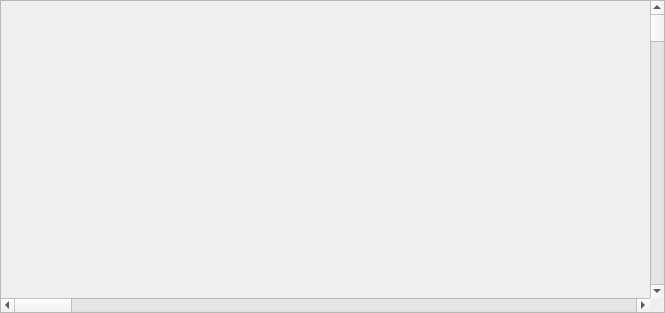
<?xml version="1.0" encoding="UTF-8"?>
<ui version="4.0">
 <class>CPatternView</class>
 <widget class="QWidget" name="CPatternView">
  <property name="geometry">
   <rect>
    <x>0</x>
    <y>0</y>
    <width>665</width>
    <height>313</height>
   </rect>
  </property>
  <property name="mouseTracking">
   <bool>true</bool>
  </property>
  <property name="focusPolicy">
   <enum>Qt::StrongFocus</enum>
  </property>
  <property name="windowTitle">
   <string>Form</string>
  </property>
  <layout class="QGridLayout" name="gridLayout">
   <property name="margin">
    <number>0</number>
   </property>
   <property name="spacing">
    <number>0</number>
   </property>
   <item row="0" column="0">
    <widget class="QFrame" name="frame_2">
     <property name="mouseTracking">
      <bool>true</bool>
     </property>
     <property name="focusPolicy">
      <enum>Qt::StrongFocus</enum>
     </property>
     <property name="frameShape">
      <enum>QFrame::StyledPanel</enum>
     </property>
     <property name="frameShadow">
      <enum>QFrame::Sunken</enum>
     </property>
     <property name="lineWidth">
      <number>1</number>
     </property>
     <layout class="QGridLayout" name="gridLayout_3">
      <property name="margin">
       <number>0</number>
      </property>
      <property name="spacing">
       <number>0</number>
      </property>
      <item row="0" column="0">
       <widget class="QFrame" name="frame">
        <property name="mouseTracking">
         <bool>true</bool>
        </property>
        <property name="focusPolicy">
         <enum>Qt::StrongFocus</enum>
        </property>
        <property name="acceptDrops">
         <bool>true</bool>
        </property>
        <property name="frameShape">
         <enum>QFrame::NoFrame</enum>
        </property>
        <property name="frameShadow">
         <enum>QFrame::Raised</enum>
        </property>
        <property name="lineWidth">
         <number>0</number>
        </property>
        <layout class="QGridLayout" name="gridLayout_2">
         <property name="margin">
          <number>0</number>
         </property>
         <property name="spacing">
          <number>0</number>
         </property>
        </layout>
       </widget>
      </item>
      <item row="0" column="1">
       <widget class="QScrollBar" name="verticalScrollBar">
        <property name="orientation">
         <enum>Qt::Vertical</enum>
        </property>
       </widget>
      </item>
      <item row="1" column="0">
       <widget class="QScrollBar" name="horizontalScrollBar">
        <property name="orientation">
         <enum>Qt::Horizontal</enum>
        </property>
       </widget>
      </item>
     </layout>
    </widget>
   </item>
  </layout>
 </widget>
 <resources/>
 <connections/>
</ui>
